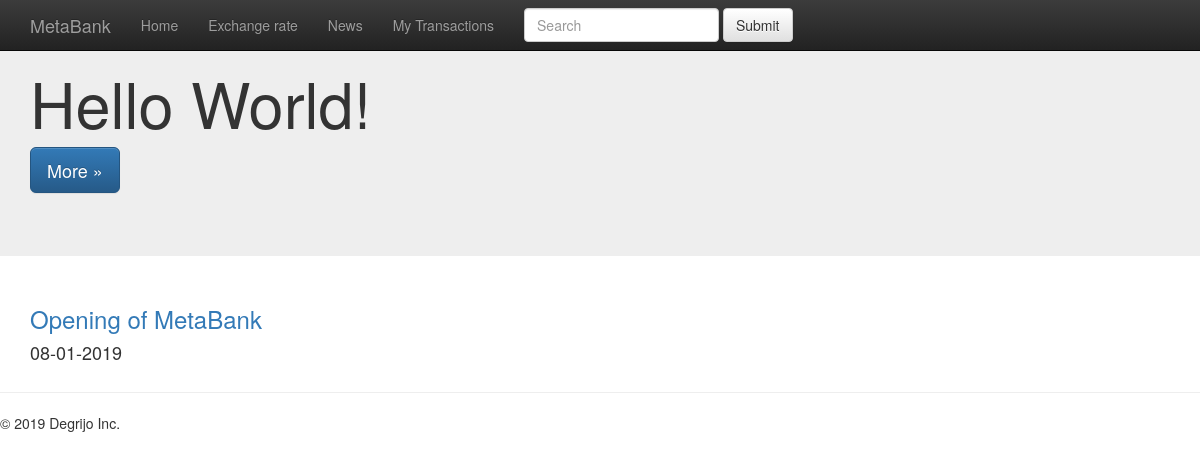
The page /news/ on the database as committed earlier.
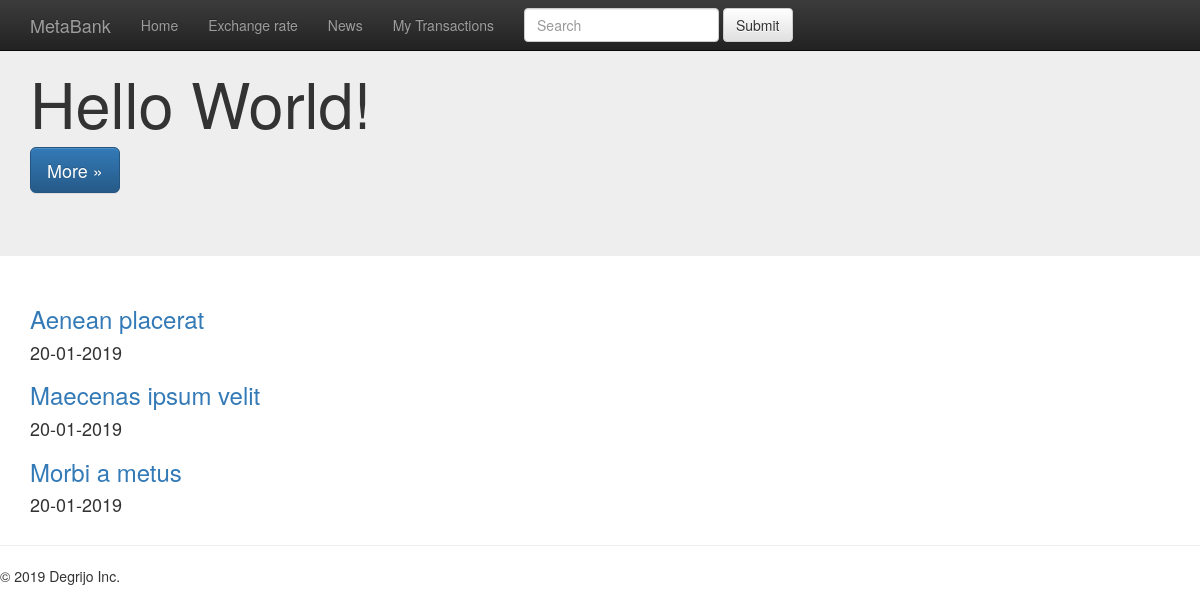
The same page on the database as committed later.
### news/models.py (models this page shows, shortened)
class Articles(models.Model):
    title = models.CharField(max_length=100)
    date = models.DateTimeField()
    text = models.TextField()
    author = models.CharField(max_length=100, default="anonymous")

### news/templates/news/posts.html
{% extends "appmain/wrapper.html" %}
{% block content %}
    <div class="container">
        {% for post in object_list %}
            <a href="/news/{{post.id}}"><h3>{{post.title}}</h3></a>
            <h4>{{post.date|date:"d-m-Y"}}</h4>
        {% endfor %}
    </div>
{% endblock %}

### appmain/templates/appmain/wrapper.html (shortened to what this page needs)
<!DOCTYPE html>
<html>
  <head>
  </head>
  <body>
  	<link rel="stylesheet" href="https://maxcdn.bootstrapcdn.com/bootstrap/3.3.7/css/bootstrap.min.css">
	<link rel="stylesheet" href="https://maxcdn.bootstrapcdn.com/bootstrap/3.3.7/css/bootstrap-theme.min.css">
    <nav class="navbar navbar-inverse navbar-fixed-top">
      <div class="container">
        <div class="navbar-header">
          <a class="navbar-brand" href="#">MetaBank</a>
        </div>
    <div class="collapse navbar-collapse" id="bs-example-navbar-collapse-1">
      <ul class="nav navbar-nav">
        <li><a href="../">Home</a></li>
        <li><a href="../money/">Exchange rate</a></li>
        <li><a href="../news/">News</a></li>
        <li><a href="../mytransactions/">My Transactions</a></li>
      </ul>
      <form class="navbar-form navbar-left" role="search">
        <div class="form-group">
          <input type="text" class="form-control" placeholder="Search">
        </div>
        <button type="submit" class="btn btn-default">Submit</button>
      </form>
    </div>
  </div>
</nav>
  	<div class="jumbotron">
  		<div class="container">
		 <h1>Hello World!</h1>
		 <p><a href="#" class="btn btn-primary btn-lg">More &raquo;</a></p>
		</div>
  	</div>
    {% block content %}
    {% endblock %}
  <hr>
  <footer><p>© 2019 Degrijo Inc.</p></footer>
  </body>
</html>

Rows that differ between the two databases and show on the page:
removed Articles: title "Opening of MetaBank", date "08-01-2019"
added Articles: title "Aenean placerat", date "20-01-2019"
added Articles: title "Maecenas ipsum velit", date "20-01-2019"
added Articles: title "Morbi a metus", date "20-01-2019"
